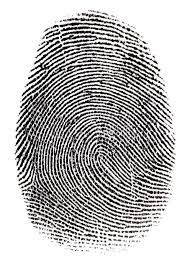
#> input picture SEC4/fingerprint.jpg, 190 x 265 px
$ python gaussianfilter.py
#> lines starting #> are read from the running program, lines starting #| are printed output that depends on the picture
import cv2
from matplotlib import pyplot as plt
img =cv2.imread('fingerprint.jpg')
#> img is the input picture: shape (265, 190, 3); mean B, G, R 184.3, 184.6, 185.3
blured = cv2.GaussianBlur(img, (5,5), 0)
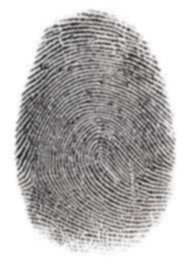
#> blured: shape (265, 190, 3); mean B, G, R 184.3, 184.6, 185.3

plt.subplot(121), plt.imshow(img), plt.title('Original')
plt.subplot(121), plt.imshow(blured), plt.title('Bluerd')
plt.show()
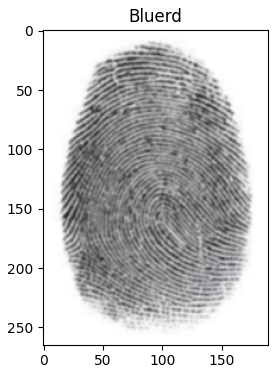
#> figure drawn by matplotlib, 1 panel; B, G, R data is drawn as R, G, B

$ run again, with SEC4/fingerwithnoise.png saved as SEC4/fingerprint.jpg
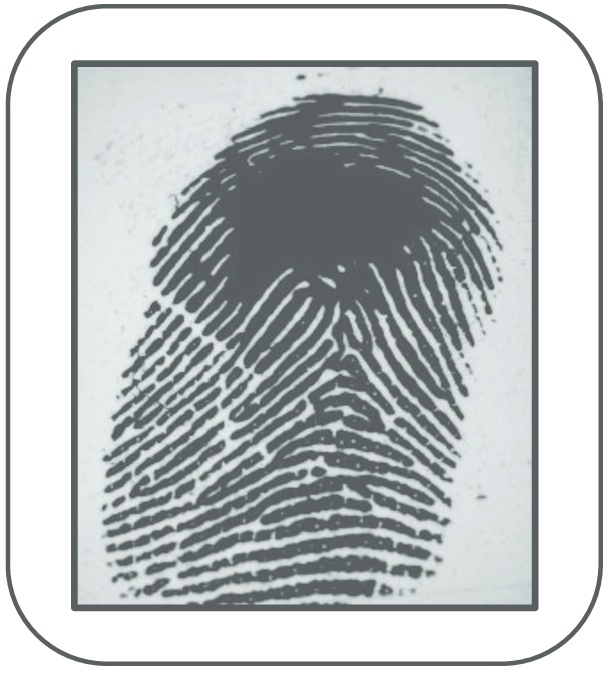
#> input picture SEC4/fingerwithnoise.png, 612 x 673 px
#> img is the input picture: shape (673, 612, 3); mean B, G, R 194.4, 193.4, 188.9
#> `plt.show()`:
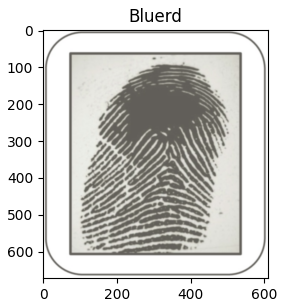
#> figure drawn by matplotlib, 1 panel; B, G, R data is drawn as R, G, B
